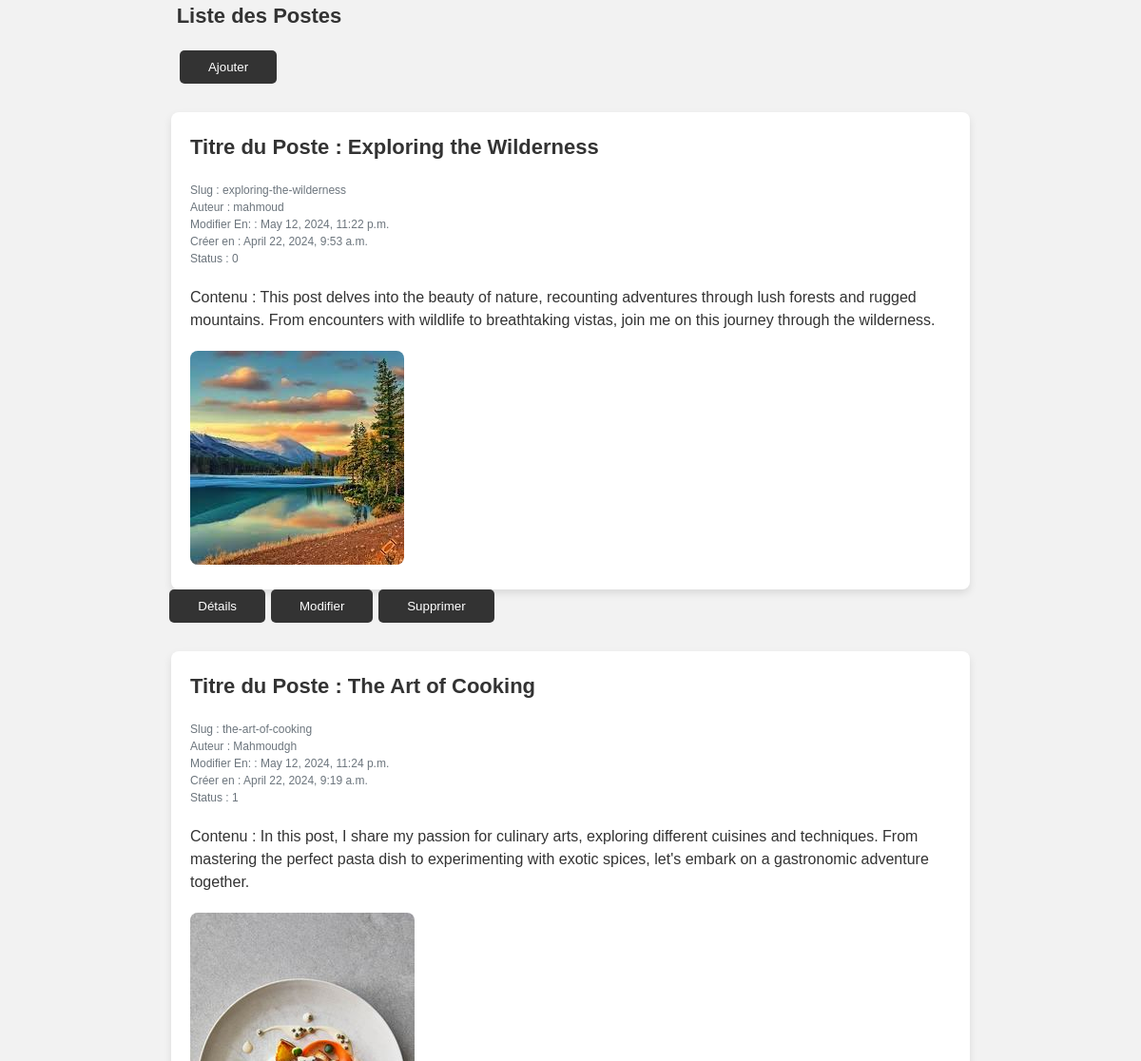
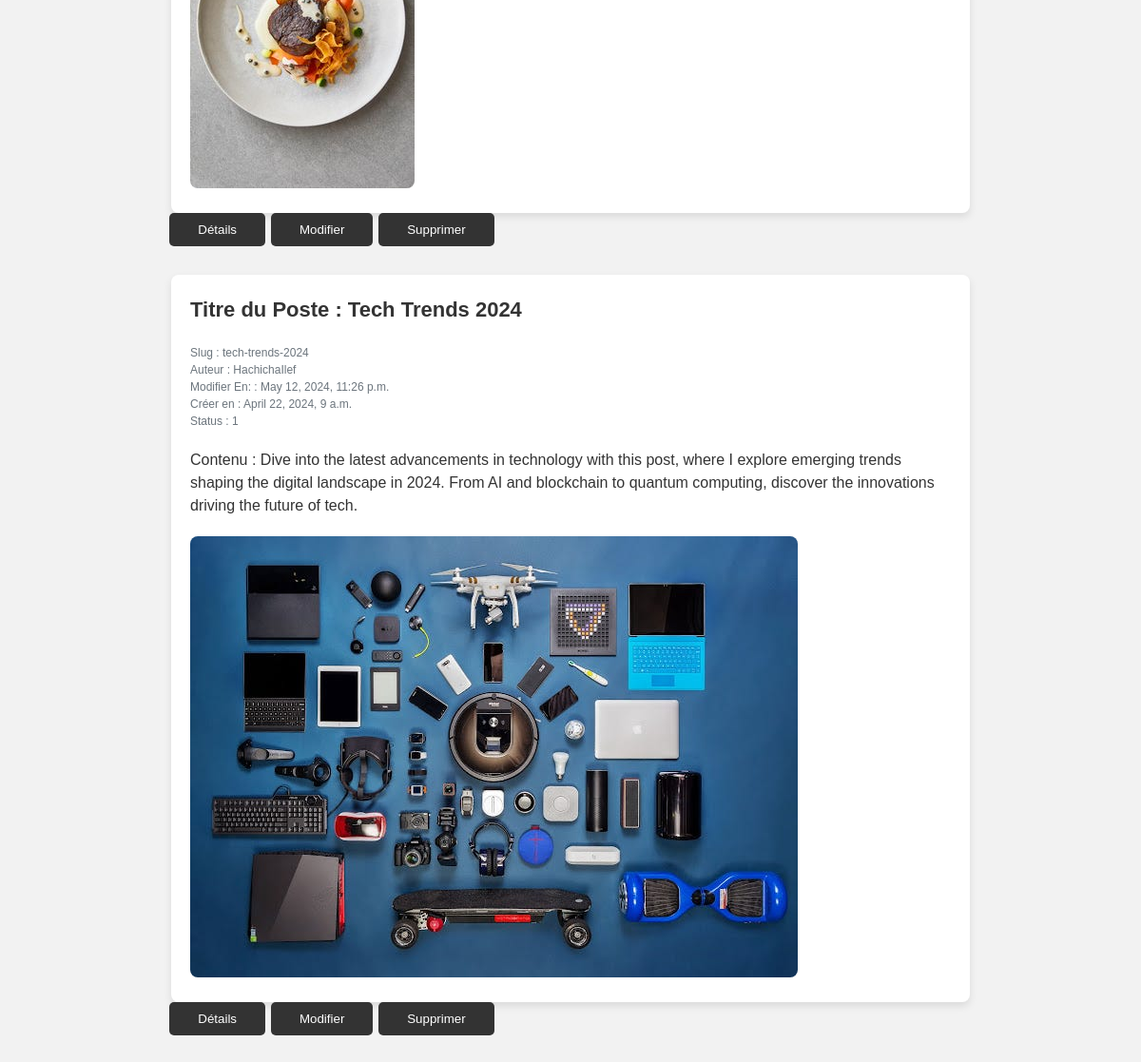
Screenshot of /blog/ with the database file from the repository (2 pictures, top to bottom).
### blog/models.py (models this page shows, shortened)
class Post(models.Model):
 title = models.CharField(max_length=200, unique=True)
 slug = models.SlugField(max_length=200, unique=True)
 author = models.ForeignKey(User, on_delete= models.CASCADE,related_name='blog_posts')
 updated_on = models.DateTimeField(auto_now= True)
 content = models.TextField()
 created_on = models.DateTimeField(auto_now_add=True)
 status = models.IntegerField(choices=STATUS, default=0)
 image=models.ImageField(blank=True)
 class Meta:
    ordering = ['-created_on']

### blog/views.py (the view)
# urls.py: path('', ListePostes.as_view(), name='liste_postes'),
class ListePostes(ListView):
    model = Post
    template_name = 'blog/liste_Postes.html'
    context_object_name = 'postes'

### blog/templates/blog/liste_Postes.html (shortened to what this page needs)
<!DOCTYPE html>
<html lang="en">
<head>
</head>
<body>
  <div class="title-actions">
    <h1>Liste des Postes</h1>
    <a href="/blog/ajouter/"><button type="button">Ajouter</button></a>
  </div>
    {% for post in postes %}
        {% include 'blog/detail_post.html' %}
        <div class="post-actions">
          <a href="{% url 'detail_poste' post.pk %}"><button type="button">Détails</button></a>
          <a href="{% url 'modifier_poste' post.pk %}"><button type="button">Modifier</button></a>
          <a href="{% url 'supprimer_poste' post.pk %}"><button type="button">Supprimer</button></a>
        </div>
    {% endfor %}
</body>
</html>

### blog/templates/blog/detail_post.html (shortened to what this page needs)
<!DOCTYPE html>
<html lang="en">
<head>
</head>
<body>
  <div class="container">
    <h1>Titre du Poste : {{ post.title }}</h1>
    <div class="post-meta">
      <span>Slug : {{ post.slug }}</span><br>
      <span>Auteur : {{ post.author }}</span><br>
      <span>Modifier En: : {{ post.updated_on }}</span><br>
      <span>Créer en : {{ post.created_on }}</span><br>
      <span>Status : {{ post.status }}</span>
    </div>
    <div class="post-content">
      <p>Contenu : {{ post.content }}</p>
    </div>
    {% if post.image %}
    <div class="post-image">
      <img src='/media/{{ post.image }}' alt="Image du Poste">
    </div>
    {% endif %}
  </div>
</body>
</html>

### blog/templates/blog/liste_Postes.html (style rules this page uses)
body { background-color: #f2f2f2; font-family: Arial, sans-serif; font-size: 16px; line-height: 1.6; color: #333; padding: 20px; }
h1 { margin-bottom: 20px; color: #106491; margin-right: 500px; }
.post-actions { margin-right: 500px; margin-bottom: 30px; text-align: center; }
.post-actions button { background-color: #333; color: #fff; border: none; border-radius: 5px; cursor: pointer; display: inline-block; padding: 10px 30px; margin-right: 2px; }
.title-actions { margin-right: 655px; margin-bottom: 30px; text-align: center; }
.title-actions button { background-color:#333; color: #fff; border: none; border-radius: 5px; cursor: pointer; display: inline-block; padding: 10px 30px; margin-right: 65px; }

### blog/templates/blog/detail_post.html (style rules this page uses)
body, h1, p { margin: 0; padding: 0; }
body { background-color: #f2f2f2; font-family: Arial, sans-serif; font-size: 14px; line-height: 1.5; color: #333; }
.container { max-width: 800px; margin: 0 auto; background-color: #fff; border-radius: 8px; box-shadow: 0 4px 8px rgba(0, 0, 0, 0.1); padding: 20px; }
h1 { font-size: 24px; margin-bottom: 20px; color: #333; }
.post-meta { margin-bottom: 20px; font-size: 14px; color: #6c757d; }
.post-content { margin-bottom: 20px; font-size: 16px; color: #333; }
.post-image img { max-width: 100%; height: auto; border-radius: 8px; }
@media (max-width: 1440px) { body { font-size: 14px; } }
@media (max-width: 1440px) { h1 { font-size: 22px; } }
@media (max-width: 1440px) { .post-meta { font-size: 12px; } }

### rows the page displays
Post: title "Exploring the Wilderness", slug "exploring-the-wilderness", author "mahmoud", updated_on "May 12, 2024, 11:22 p.m.", created_on "April 22, 2024, 9:53 a.m.", status "0", content "This post delves into the beauty of nature, recounting adventures through lush forests and rugged mountains. From encounters with wildlife to breathtaking vistas, join me on this journey through the wilderness.", image (picture)
Post: title "The Art of Cooking", slug "the-art-of-cooking", author "Mahmoudgh", updated_on "May 12, 2024, 11:24 p.m.", created_on "April 22, 2024, 9:19 a.m.", status "1", content "In this post, I share my passion for culinary arts, exploring different cuisines and techniques. From mastering the perfect pasta dish to experimenting with exotic spices, let's embark on a gastronomic adventure together.", image (picture)
Post: title "Tech Trends 2024", slug "tech-trends-2024", author "HachichaIlef", updated_on "May 12, 2024, 11:26 p.m.", created_on "April 22, 2024, 9 a.m.", status "1", content "Dive into the latest advancements in technology with this post, where I explore emerging trends shaping the digital landscape in 2024. From AI and blockchain to quantum computing, discover the innovations driving the future of tech.", image (picture)
